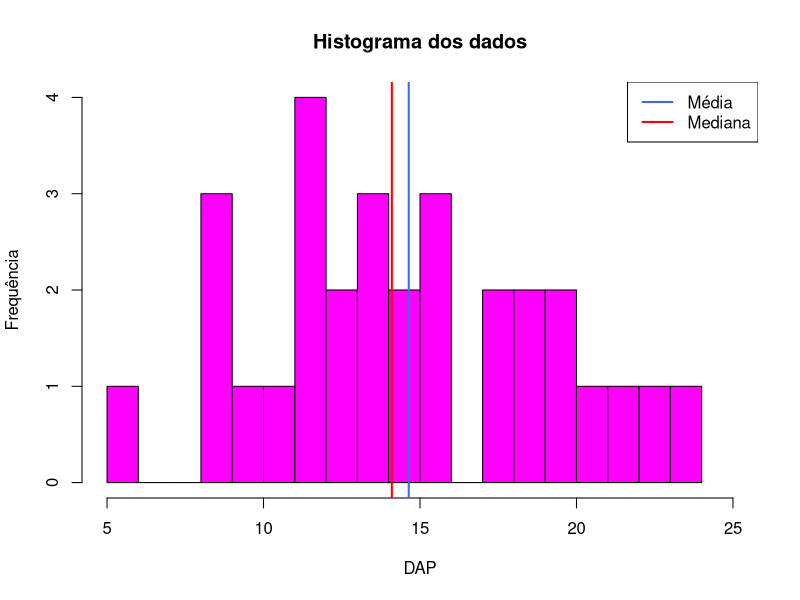
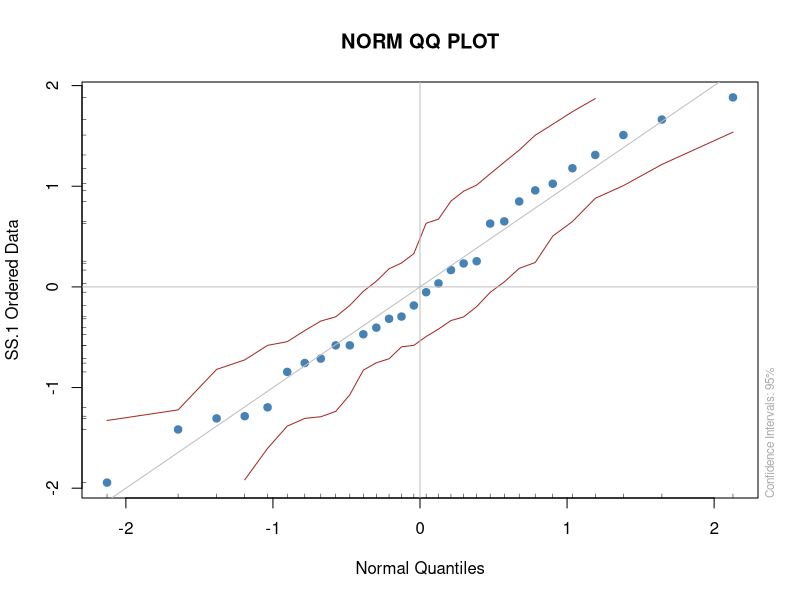
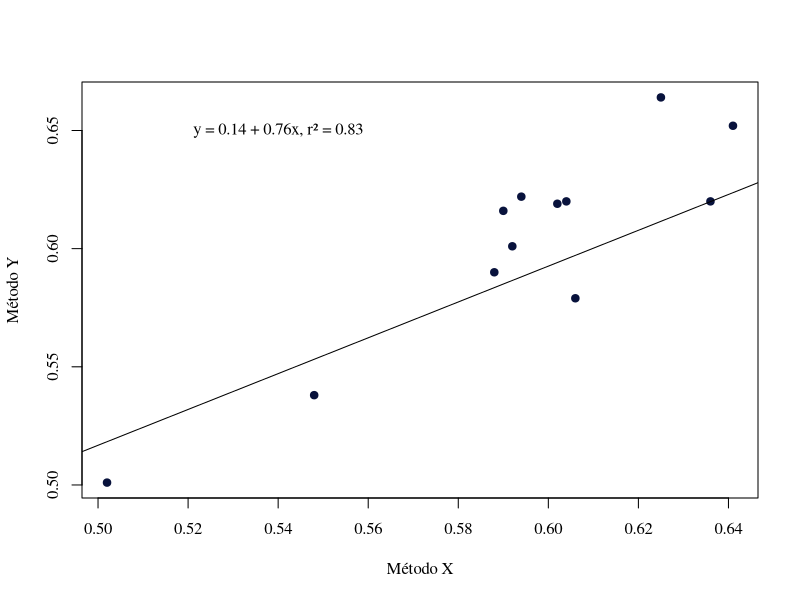

These figures' R source, in order:
####################################################################
#################### 1ª LISTA DE EXERCÍCIOS ########################
####################################################################


# Configurando o terminal(diretório) ------------------------
setwd("D:/Desktop/Monitoria_Exp")


# Questão 1 -------------------------------------------------
dados<-read.table("prod.txt", header = F)
dados<-as.matrix(dados); dados <- as.vector(dados)

### a) Soma
soma <- sum(dados) 

### b) Soma de quadrados
somaquad <- sum((dados)^2)

### c) Média amostral
media <- mean(dados)

### d) Soma de desvios
somadesv <- sum(dados-media)

### e) Soma de quadrados de desvios
somaquaddesv <- sum((dados-media)^2)


### contagem
n <- length(dados)

### f) Variância amostral
vari <- somaquaddesv/(n-1)
vari2 <- var(dados)
vari3 <- (1/(n-1))* (somaquad - (sum(dados)^2 /n)) # equação da lista

### g) Desvio padrão amostral
desv <- sqrt(somaquaddesv/(n-1))
desv2 <- sd(dados)

### h) Coeficiente de variação
cv <- (desv/media)*100


### i) 
### somando a constante K (k=10)
dados2 <- dados + 10; dados2


### Soma
soma <- sum(dados2) 

### Soma de quadrados
somaquad <- sum((dados2)^2)

### Média amostral
media <- mean(dados2)

### Soma de desvios
somadesv <- sum(dados2-media)

### Soma de quadrados de desvios
somaquaddesv <- sum((dados2-media)^2)


### contagem
n <- length(dados2)

### Variância amostral
vari <- somaquaddesv/(n-1)
vari2 <- var(dados2)
vari3 <- (1/(n-1))* (somaquad - (sum(dados2)^2 /n)) # equação da lista

### Desvio padrão amostral
desv <- sqrt(somaquaddesv/(n-1))
desv2 <- sd(dados2)

#### Coeficiente de variação
cv <- (desv/media)*100


### j) 
### multiplicando a constante K (k=10)
dados3 <- dados*10 ;dados3


### Soma
soma <- sum(dados3) 

### Soma de quadrados
somaquad <- sum((dados3)^2)

### Média amostral
media <- mean(dados3)

### Soma de desvios
somadesv <- sum(dados3-media)

### Soma de quadrados de desvios
somaquaddesv <- sum((dados3-media)^2)

### contagem
n <- length(dados3)

### Variância amostral
vari <- somaquaddesv/(n-1)
vari2 <- var(dados3)
vari3 <- (1/(n-1))* (somaquad - (sum(dados3)^2 /n)) # equação da lista

### Desvio padrão amostral
desv <- sqrt(somaquaddesv/(n-1))
desv2 <- sd(dados3)

### Coeficiente de variação
cv <- (desv/media)*100



# Questão 2 -------------------------------------------------
dados <- read.table("dap.txt", h=F)
dados <- as.matrix(dados); dados <-as.vector(dados)


histog <- hist(dados, breaks = 13, 
               xlim = c(5,25), 
               xlab= "DAP", 
               ylab= "Frequência",
               col= "magenta", 
               main= ("Histograma dos dados"))

### Classes
stem(dados)

### adionando a média
abline(v = mean(dados),
       col = "royalblue",
       lwd = 2)

### adicionando a mediana
abline(v = median(dados),
       col = "red",
       lwd = 2)

### adicionando legenda
legend(x = "topright", 
       c( "Média", "Mediana"),
       col = c( "royalblue", "red"),
       lwd = c(2, 2))


### intervalo de confiança 
n <-length(dados)
erro <- qnorm(0.975)*sd(dados)/sqrt(n)

mean(dados)-erro
mean(dados)+erro

error <- qt(0.975,df=n-1)*sd(dados)/sqrt(n)

mean(dados)-error
mean(dados)+error

t.test(dados,
       conf.level=0.95)

#install.packages("fBasics")
require(fBasics)
basicStats(dados, ci=0.95)



df <- length(dados) - 1
vari<- var(dados)
lower = vari * df / qchisq(0.05/2, df, lower.tail = FALSE)
upper = vari * df / qchisq(1 - 0.05/2, df, lower.tail = FALSE)
c(lower = lower, variance = vari, upper = upper)


ICV=c(vari*(n-1)/qchisq(0.975,n-1),
      + vari*(n-1)/qchisq(0.025,n-1))


qqnormPlot(dados)
shapiro.test(dados)


# Questão 3 ----------------------------------------------------
dados <-read.table("apl.txt", header=TRUE)
### a)
# (nula)       H0: Não existe diferença entre os tratamentos
# (alernativa) H1: Há diferença entre as médias dos tratamentos

### b) 
modelo <- lm(prod ~ trat, data= dados)
anova(modelo)

###c)
str(dados)
media <- aggregate(x=dados$prod,by=list(dados$trat),FUN=mean)
sd <- aggregate(x=dados$prod,by=list(dados$trat),FUN=sd)
n <- aggregate(x=dados$prod,by=list(dados$trat),FUN=length)

Erro_pd<-(sd$x)/(sqrt(n$x))
cbind(media, Erro_pd)


###d)
vari <- aggregate(x=dados$prod,by=list(dados$trat),FUN=var)

###e) 
t1 <- dados$prod[1:8]
t2 <- dados$prod[9:16]

dados1 <- data.frame(t1,t2)

t.test(dados1$t1,dados1$t2)


# Questão 4 ----------------------------------------------------
dados <- read.table("eucalip.txt", header = TRUE)
str(dados)

### a) soma de produtos
n <- length(dados$arvore)
somap <- sum(dados$x * dados$y) - (sum(dados$x)*sum(dados$y))/n


### b) 
cov <- somap / (n-1)
cov2 <- cov(dados$x, dados$y)
cov3 <- var(dados$x, dados$y)

### c)
corl <- cov2/ sqrt(var(dados$x)* var(dados$y))
corl2 <- cor(dados$x, dados$y)

### d)
x <- scale(dados$x)
y <- scale(dados$y)

x1 <- (dados$x - mean(dados$x)) /sd(dados$x)
y1 <- (dados$y - mean(dados$y)) /sd(dados$y)

corp <- var(x,y)

### e)

corsp <- cor(dados$x, dados$y, method = "spearman")


### f) 

reg <- lm(x~ y, data=dados)
anova(reg)
summary(reg)

plot(dados$y ~ dados$x, 
     xlab= "Método X", 
     ylab="Método Y",
     pch = 19,
     col = "#08123C",
     family="serif")
abline(reg)

### inserindo modelo ajustado e r²
coeficientes <- reg$coefficients
texto <- sprintf('y = %.2f + %.2fx, r² = %.2f', coeficientes[1], coeficientes[2], summary(reg)$r.squared)
text(0.54, 0.65, texto, family="serif" )
